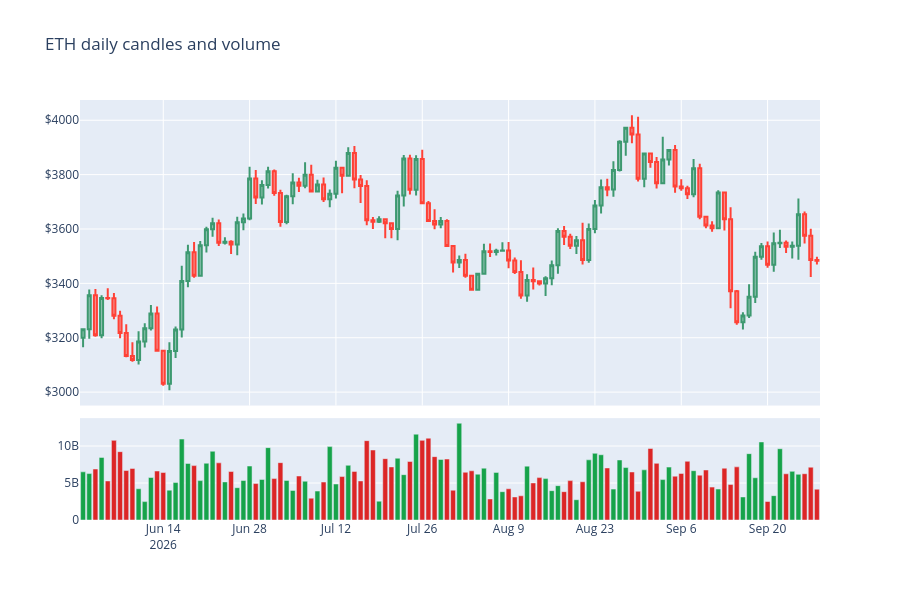

This figure's notebook cell:
### Code cell
fig = make_subplots(rows=2, cols=1, shared_xaxes=True, row_heights=[0.75, 0.25], vertical_spacing=0.03)

fig.add_trace(go.Candlestick(x=ohlc["date"], open=ohlc["open"], high=ohlc["high"],
                             low=ohlc["low"], close=ohlc["close"], name="ETH"), row=1, col=1)
fig.add_trace(go.Bar(x=ohlc["date"], y=ohlc["volume_usd"], marker_color=colors,
                     name="Volume", showlegend=False), row=2, col=1)

fig.update_layout(title="ETH daily candles and volume", height=600,
                  xaxis_rangeslider_visible=False, showlegend=False)
fig.update_yaxes(tickprefix="$", row=1, col=1)
fig.show()
fig.write_html("charts/lesson_eth_candles.html", include_plotlyjs="cdn") #this is used to export plotly charts as html
